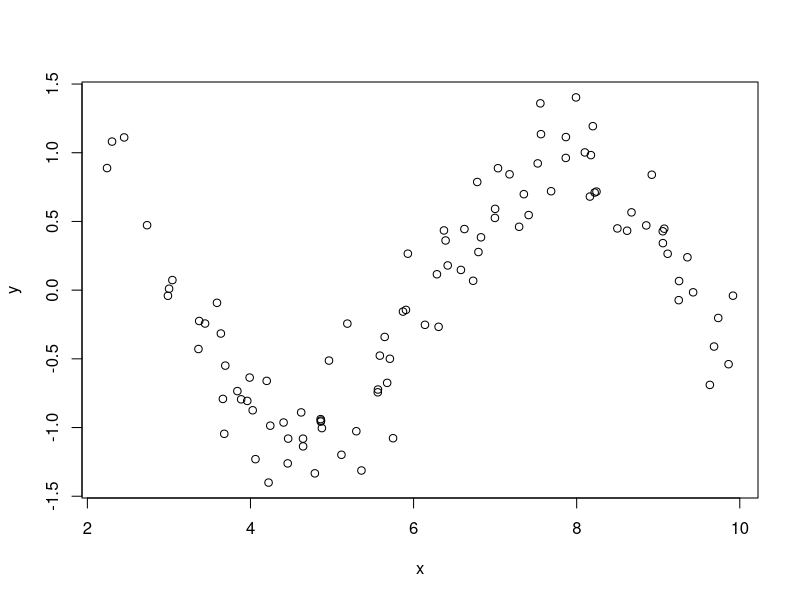

Reproduce this figure in R. (Note: this script raises an error after producing the figure.)
set.seed(100)
x <- runif(100, min = 2, max = 10)
y <- sin(x) + rnorm(length(x)) *.25
sinData <- data.frame(x = x, y = y)
plot(x,y, mar = c(1,1,1,1))

dataGrid <- data.frame(epsilon = seq(2,10, length = 100))
 
library(caret)

#radial 
grid <- expand.grid(C = c(0.01, 0.05, 0.1, 0.25, 0.5, 0.75, 1, 1.25, 1.5, 1.75, 2,5))
grid_radial <- expand.grid(sigma = seq(0,1,0.1),
                           C = c(0.01, 0.05, 0.1, 0.25, 0.5, 0.75,
                                 1, 1.5, 2,5))
ctrl = trainControl(method = "repeatedcv",
                      number = 10,
                      repeats = 3)
set.seed(100)
svmRadial <- train(y ~., 
                data = sinData,
                method = 'svmRadial',
                preProc = c('center', 'scale'),
                tuneGrid = grid_radial,
                trControl = ctrl)
svmRadial
plot(svmRadial)

#residuals
rad_pred <- predict(svmRadial)
rad_res <- rad_pred - sinData$y
#predicted vs observed
xyplot(sinData$y ~ rad_pred,
       type = c('p', 'g'),
       xlab = 'Predicted', ylab = 'Observed',
       panel=function(...) {
         panel.xyplot(...)
         panel.abline(0,1, col = 'red')
       })
#predicted vs residuals 
xyplot(rad_res ~ rad_pred,
       type = c('p', 'g'),
       xlab = 'Predicted', ylab = 'Residuals',
       panel=function(...) {
         panel.xyplot(...)
         panel.abline(h=0, col = 'red')
       })

#linear
set.seed(100)
svmLinear <- train(y ~., 
                 data = sinData,
                 method = 'svmLinear',
                 preProc = c('center', 'scale'),
                 tuneGrid = grid,
                 trControl = ctrl)
svmLinear
plot(svmLinear)

#residuals?
lin_pred <- predict(svmLinear)
lin_res <- lin_pred - sinData$y
   #predicted vs observed
xyplot(sinData$y ~ lin_pred,
       type = c('p', 'g'),
       xlab = 'Predicted', ylab = 'Observed',
       panel=function(...) {
         panel.xyplot(...)
         panel.abline(0,1, col = 'red')
       })
   #predicted vs residuals 
xyplot(lin_res ~ lin_pred,
       type = c('p', 'g'),
       xlab = 'Predicted', ylab = 'Residuals',
       panel=function(...) {
         panel.xyplot(...)
         panel.abline(h=0, col = 'red')
       })

#you can clearly see through looking at the residuals that the radial kernel is better 